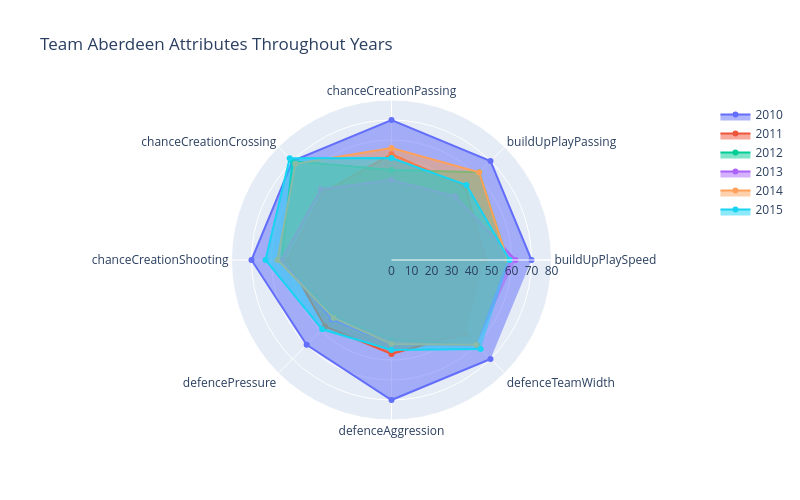

Notebook cell for this chart:
### Code cell
fig = go.Figure()

# All of the years team was added to the dataset:
years = np.sort(team_77.date.dt.year.unique())

for i in range(len(years)):
    fig.add_trace(go.Scatterpolar(r=for_radar.iloc[i].values, theta=theta, fill='toself', name=str(years[i])))

fig.update_layout(
    polar=dict(radialaxis=dict(visible=True, range=[0, 80])),
    width=800,
    height=500,
    title_text='Team Aberdeen Attributes Throughout Years',
)

fig.show()

### Figure 1 — Plotly figure (JSON) as saved in the notebook; plotly's stock layout.template omitted (floating-point values rounded to 4 significant figures)
{"data": [{"fill": "toself", "name": "2010", "r": [70, 70, 70, 70, 70, 60, 70, 70], "theta": ["buildUpPlaySpeed", "buildUpPlayPassing", "chanceCreationPassing", "chanceCreationCrossing", "chanceCreationShooting", "defencePressure", "defenceAggression", "defenceTeamWidth"], "type": "scatterpolar"}, {"fill": "toself", "name": "2011", "r": [47, 52, 53, 48, 52, 47, 47, 52], "theta": ["buildUpPlaySpeed", "buildUpPlayPassing", "chanceCreationPassing", "chanceCreationCrossing", "chanceCreationShooting", "defencePressure", "defenceAggression", "defenceTeamWidth"], "type": "scatterpolar"}, {"fill": "toself", "name": "2012", "r": [58, 62, 45, 70, 55, 40, 40, 60], "theta": ["buildUpPlaySpeed", "buildUpPlayPassing", "chanceCreationPassing", "chanceCreationCrossing", "chanceCreationShooting", "defencePressure", "defenceAggression", "defenceTeamWidth"], "type": "scatterpolar"}, {"fill": "toself", "name": "2013", "r": [62, 45, 40, 50, 55, 42, 42, 60], "theta": ["buildUpPlaySpeed", "buildUpPlayPassing", "chanceCreationPassing", "chanceCreationCrossing", "chanceCreationShooting", "defencePressure", "defenceAggression", "defenceTeamWidth"], "type": "scatterpolar"}, {"fill": "toself", "name": "2014", "r": [58, 62, 56, 68, 57, 41, 42, 60], "theta": ["buildUpPlaySpeed", "buildUpPlayPassing", "chanceCreationPassing", "chanceCreationCrossing", "chanceCreationShooting", "defencePressure", "defenceAggression", "defenceTeamWidth"], "type": "scatterpolar"}, {"fill": "toself", "name": "2015", "r": [59, 53, 51, 72, 63, 49, 45, 63], "theta": ["buildUpPlaySpeed", "buildUpPlayPassing", "chanceCreationPassing", "chanceCreationCrossing", "chanceCreationShooting", "defencePressure", "defenceAggression", "defenceTeamWidth"], "type": "scatterpolar"}], "layout": {"height": 500, "polar": {"angularaxis": {"type": "category"}, "radialaxis": {"autorange": false, "range": [0, 80], "type": "linear", "visible": true}}, "title": {"text": "Team Aberdeen Attributes Throughout Years"}, "width": 800}}
